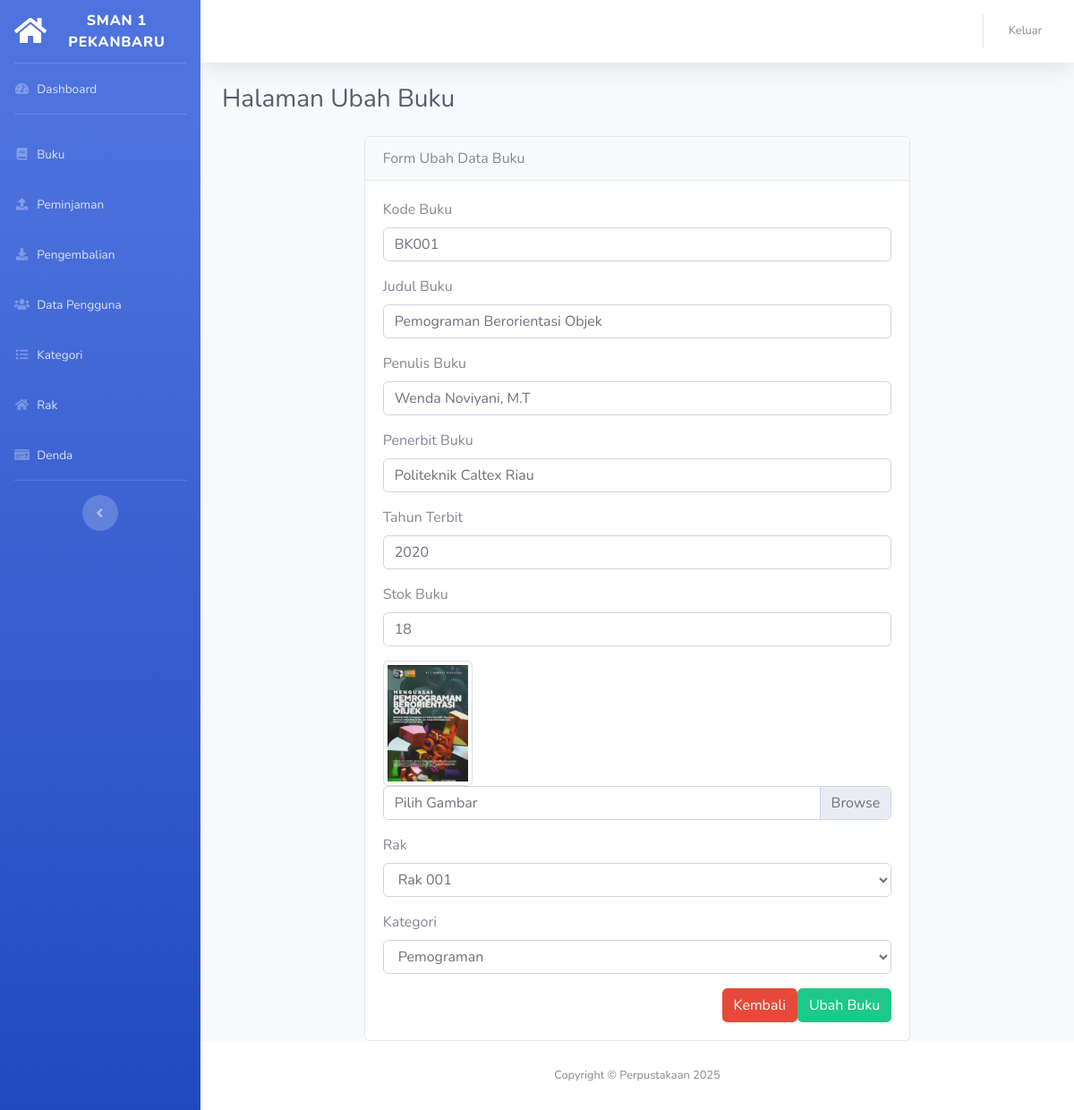
Screenshot of /index.php/Buku/Ubah/18 with the database file from the repository.
### tables this page shows
CREATE TABLE `buku` (
  `id_buku` int(11) NOT NULL,
  `kode_buku` char(5) NOT NULL,
  `judul_buku` varchar(50) NOT NULL,
  `penulis_buku` varchar(50) NOT NULL,
  `penerbit_buku` varchar(50) NOT NULL,
  `tahun_terbit` varchar(10) NOT NULL,
  `stok` int(11) NOT NULL,
  `gambar` varchar(100) NOT NULL,
  `id_rak` int(11) NOT NULL,
  `id_kategori` int(11) NOT NULL
);

CREATE TABLE `rak` (
  `id_rak` int(11) NOT NULL,
  `nama_rak` varchar(50) NOT NULL
);

CREATE TABLE `kategori` (
  `id_kategori` int(11) NOT NULL,
  `nama_kategori` varchar(225) NOT NULL
);

### application/controllers/Buku.php (called while the page is built, shortened)
<?php
class Buku extends CI_Controller
{
    public function __construct()
    {
        $this->load->model('Buku_model');
        $this->load->model('Rak_model');
        $this->load->model('Kategori_model');
    }
    public function Ubah($id)
    {
        $isi['judul']='Halaman Ubah Buku';
        $isi['buku'] = $this->Buku_model->TampilSatu($id);
        $isi['rak'] = $this->Rak_model->TampilSemua();
        $isi['kategori'] = $this->Kategori_model->TampilSemua();
        $this ->load->view('layout/header', $isi);
        $this ->load->view('buku/vw_ubah_buku', $isi);
        $this ->load->view('layout/footer', $isi);
    }
}

### index.php (called while the page is built, shortened)
<?php
require_once BASEPATH.'core/CodeIgniter.php';

### application/models/Buku_model.php (called while the page is built, shortened)
<?php
class Buku_model extends CI_Model
{
    public function TampilSatu($id)
    {
        $sql = "SELECT * FROM buku
                WHERE id_buku = '$id'";
        $data = $this->db->query($sql);
        $isi = $data->row_array();
        return $isi;
    }
}
?>

### application/models/Rak_model.php (called while the page is built, shortened)
<?php
class Rak_model extends CI_Model
{
    public function TampilSemua()
    {
        $sql = "SELECT * FROM rak";
        $data = $this->db->query($sql);
        $isi = $data->result_array();
        return $isi;
    }
}
?>

### application/models/Kategori_model.php (called while the page is built, shortened)
<?php
class Kategori_model extends CI_Model
{
    public function TampilSemua()
    {
        $sql = "SELECT * FROM kategori";
        $data = $this->db->query($sql);
        $isi = $data->result_array();
        return $isi;
    }
}
?>

### application/views/buku/vw_ubah_buku.php (the view, shortened to what this page needs)
<div class="container-fluid">
	<h1 class="h3 mb-4 text-gray-800"><?= $judul; ?></h1>
	<div class="row justify-content-center">
		<div class="col-md-8 ">
			<div class="card">
				<div class="card-header">
					Form Ubah Data Buku
				</div>
				<div class="card-body">
					<form action="<?= base_url('index.php/Buku/Update') ?>" method="POST" enctype="multipart/form-data">
                    <div class="form-group">
							<label for="kode_buku">Kode Buku</label>
							<input name="kode_buku" type="text" value="<?= $buku['kode_buku']?>" class="form-control form-control-user" id="kode_buku" placeholder="Masukkan Kode Buku" required>
						</div>
						<div class="form-group">
							<label for="judul_buku">Judul Buku</label>
							<input name="judul_buku" type="text" value="<?= $buku['judul_buku']?>" class="form-control form-control-user" id="judul_buku" placeholder="Masukkan Judul Buku" required>
						</div>
                        <div class="form-group">
							<label for="penulis_buku">Penulis Buku</label>
							<input name="penulis_buku" type="text" value="<?= $buku['penulis_buku']?>" class="form-control form-control-user" id="penulis_buku" placeholder="Masukkan Penulis Buku"required>
						</div>
                        <div class="form-group">
							<label for="penerbit_buku">Penerbit Buku</label>
							<input name="penerbit_buku" type = "text" value="<?= $buku['penerbit_buku']?>" class="form-control form-control-user" id="penerbit_buku" placeholder="Masukkan Penerbit Buku" required>
						</div>
                        <div class="form-group">
							<label for="tahun_terbit">Tahun Terbit</label>
							<input name="tahun_terbit" type = "number" value="<?= $buku['tahun_terbit']?>" class="form-control form-control-user" id="tahun_terbit" placeholder="Masukkan Tahun Terbit" required>
						</div>
                        <div class="form-group">
							<label for="stok">Stok Buku</label>
							<input name="stok" type = "number" value="<?= $buku['stok']?>" class="form-control form-control-user" id="stok" placeholder="Masukkan Stok Buku" required>
						</div>
                        <div class="form-group">
                        <img src="<?= base_url('assets/img/buku/') . $buku['gambar']; ?>" style="width: 100px;" class="img-thumbnail">
								<div class="custom-file">
									<label for="gambar" class="custom-file-label">Pilih Gambar</label>
								</div>
							</div>
                        <div class="form-group">
							<label for="id_rak">Rak</label>
								<select name="id_rak" id="id_rak" class="form-control">
									<?php foreach ($rak as $p) : ?>
										<option value="<?= $p['id_rak']; ?>" <?php if ($buku['id_rak'] == $p['id_rak']) {
																			echo "selected";
																		} ?>><?= $p['nama_rak']; ?></option>
									<?php endforeach; ?>
							</select>
						</div>
						<div class="form-group">
							<label for="id_kategori">Kategori</label>
								<select name="id_kategori" id="id_kategori" class="form-control">
									<?php foreach ($kategori as $p) : ?>
										<option value="<?= $p['id_kategori']; ?>" <?php if ($buku['id_kategori'] == $p['id_kategori']) {
																			echo "selected";
																		} ?>><?= $p['nama_kategori']; ?></option>
									<?php endforeach; ?>
							</select>
						</div>
                            <div class="form-group">
                                <button type="submit" name="tambah" class="btn btn-success float-right">Ubah Buku</button>
                                <a href="<?= base_url('index.php/Buku/Semua') ?>"class="btn btn-danger float-right">Kembali</a>
                            </div>
					</form>
				</div>
			</div>
		</div>
	</div>
</div>

### application/views/layout/header.php (shortened to what this page needs)
<!DOCTYPE html>
<html lang="en">
<head>
    <link href="<?= base_url('assets/')?>vendor/fontawesome-free/css/all.min.css" rel="stylesheet" type="text/css">
    <link href="<?= base_url('assets/')?>css/sb-admin-2.min.css" rel="stylesheet">
    <link href="<?= base_url('assets/')?>vendor/datatables/dataTables.bootstrap4.min.css" rel="stylesheet">
</head>
<body id="page-top">
    <div id="wrapper">
        <ul class="navbar-nav bg-gradient-primary sidebar sidebar-dark accordion" id="accordionSidebar">
            <a class="sidebar-brand d-flex align-items-center justify-content-center" href="Dashboard">
                <div class="sidebar-brand-icon">
                    <i class="fas fa-home"></i>
                </div>
                <div class="sidebar-brand-text mx-3">SMAN 1 PEKANBARU<sup></sup></div>
            </a>
            <hr class="sidebar-divider my-0">
            <li class="nav-item">
            <a class="nav-link" href="<?= site_url('Dashboard')?>"
                    aria-expanded="true" aria-controls="collapseTwo">
                    <i class="fas fa-fw fa-tachometer-alt"></i>
                    <span>Dashboard</span></a>
            </li>
            <hr class="sidebar-divider">
            <li class="nav-item">
                <a class="nav-link collapsed" href="<?= site_url('Buku/Semua')?>"
                    aria-expanded="true" aria-controls="collapseTwo">
                    <i class="fas fa-fw fa-book"></i>
                    <span>Buku</span>
                </a>
            </li>
            <li class="nav-item">
                <a class="nav-link collapsed" href="<?= site_url('Peminjaman/Semua')?>"
                    aria-expanded="true" aria-controls="collapseUtilities">
                    <i class="fas fa-fw fa-upload"></i>
                    <span>Peminjaman</span>
                </a>
            </li>
            <li class="nav-item">
                <a class="nav-link collapsed" href="<?= site_url('Pengembalian/Semua')?>"
                    aria-expanded="true" aria-controls="collapseUtilities">
                    <i class="fas fa-fw fa-download"></i>
                    <span>Pengembalian</span>
                </a>
            </li>
            <li class="nav-item">
                <a class="nav-link collapsed" href="<?= site_url('Data_Pengguna/Semua')?>"
                    aria-expanded="true" aria-controls="collapseUtilities">
                    <i class="fas fa-fw fa-users"></i>
                    <span>Data Pengguna</span>
                </a>
            </li>
            <li class="nav-item">
                <a class="nav-link collapsed" href="<?= site_url('Kategori/Semua')?>"
                    aria-expanded="true" aria-controls="collapseUtilities">
                    <i class="fas fa-fw fa-list"></i>
                    <span>Kategori</span>
                </a>
            </li>
            <li class="nav-item">
                <a class="nav-link collapsed" href="<?= site_url('Rak/Semua')?>"
                    aria-expanded="true" aria-controls="collapseUtilities">
                    <i class="fas fa-fw fa-home"></i>
                    <span>Rak</span>
                </a>
            </li>
            <li class="nav-item">
                <a class="nav-link collapsed" href="<?= site_url('Denda/Semua')?>"
                    aria-expanded="true" aria-controls="collapseUtilities">
                    <i class="fas fa-fw fa-money-check"></i>
                    <span>Denda</span>
                </a>
            </li>
            <hr class="sidebar-divider d-none d-md-block">
            <div class="text-center d-none d-md-inline">
                <button class="rounded-circle border-0" id="sidebarToggle"></button>
            </div>
        </ul>
        <div id="content-wrapper" class="d-flex flex-column">
            <div id="content">
                <nav class="navbar navbar-expand navbar-light bg-white topbar mb-4 static-top shadow">
                    <ul class="navbar-nav ml-auto">
                        <li class="nav-item dropdown no-arrow">
                            <a class="nav-link dropdown-toggle" href="#" id="userDropdown" role="button"
                                data-toggle="dropdown" aria-haspopup="true" aria-expanded="false">
                                <span class="mr-2 d-none d-lg-inline text-gray-600 small">Keluar</span>
                            </a>
                        </li>
                    </ul>
                </nav>

### application/views/layout/footer.php (shortened to what this page needs)
</div>
  <footer class="sticky-footer bg-white">
                <div class="container my-auto">
                    <div class="copyright text-center my-auto">
                        <span>Copyright &copy; Perpustakaan <?= date('Y')?></span>
                    </div>
                </div>
            </footer>
        </div>
    </div>
</body>
</html>

### rows the page displays
buku: kode_buku "BK001", judul_buku "Pemograman Berorientasi Objek", penulis_buku "Wenda Noviyani, M.T", penerbit_buku "Politeknik Caltex Riau", tahun_terbit "2020", stok "18", gambar (picture), id_rak "Rak 001", id_kategori "Pemograman"

### other values shown
$judul "Halaman Ubah Buku"
